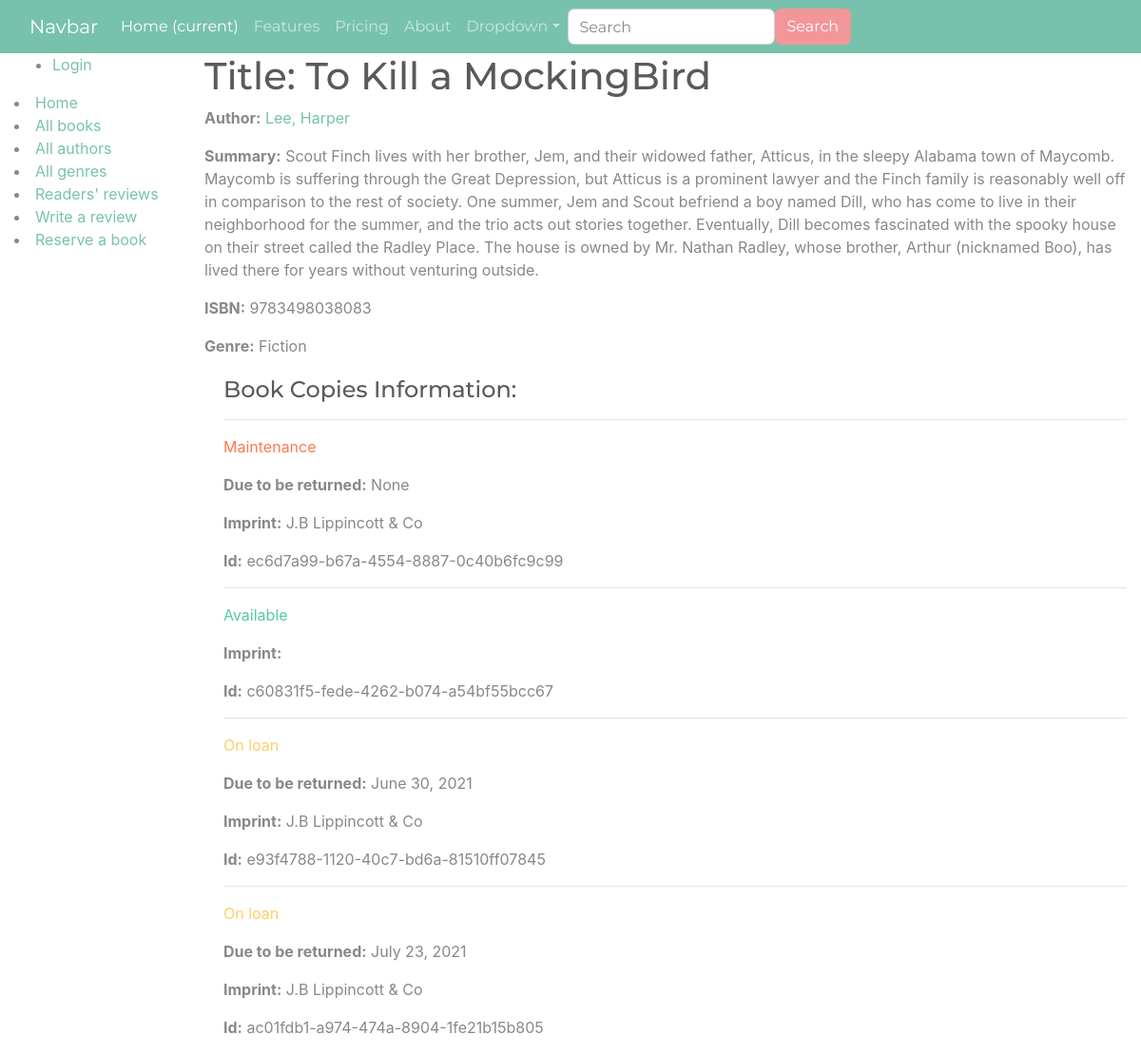
/catalog/book/3, run on the app's committed database.
### catalog/models.py (models this page shows, shortened)
class Book(models.Model):
    title = models.CharField(max_length=50)
    author = models.ForeignKey('Author', on_delete=models.SET_NULL, null=True)
    summary = models.TextField(
        max_length=1000, help_text='Enter a brief description of the book')
    isbn = models.CharField(
        'ISBN',
        max_length=13,
        unique=True,
        help_text=
        '13 Character <a href="https://www.isbn-international.org/content/what-isbn">ISBN number</a>'
    )
    genre = models.ManyToManyField(Genre,
                                   help_text='Select a genre for this book')

class Author(models.Model):
    first_name = models.CharField(max_length=100, )
    last_name = models.CharField(max_length=100)
    date_of_birth = models.DateField(null=True, blank=True, verbose_name="DOB")
    date_of_death = models.DateField('Died', null=True, blank=True)
    def get_absolute_url(self):
        return reverse('author-detail', args=[str(self.id)])
    def __str__(self):
        return f'{self.last_name}, {self.first_name}'

class Genre(models.Model):
    name = models.CharField(
        max_length=50,
        help_text="Enter a book genre (e.g. Non-Fiction, Fiction etc.)")
    def __str__(self):
        return self.name

class BookStatus(models.Model):
    id = models.UUIDField(
        primary_key=True,
        default=uuid.uuid4,
        help_text="Unique ID for this particular book across whole library")
    book = models.ForeignKey('Book', on_delete=models.RESTRICT, null=True)
    imprint = models.CharField(max_length=200)
    due_back = models.DateField(null=True, blank=True)
    borrower = models.ForeignKey(User,
                                 on_delete=models.SET_NULL,
                                 null=True,
                                 blank=True)
    LOAN_STATUS = (
        ('m', 'Maintenance'),
        ('o', 'On loan'),
        ('a', 'Available'),
        ('r', 'Reserved'),
    )
    status = models.CharField(max_length=1,
                              choices=LOAN_STATUS,
                              blank=False,
                              default='a')
    class Meta:
       permissions = (("can_mark_returned", "Set book as returned"),)
       ordering = ['due_back']
       verbose_name_plural = "Book Statuses"

### catalog/views.py (the view)
# urls.py: path('book/<int:primary_key>', views.book_detail, name='book-detail'),
def book_detail(request, primary_key):
  book = get_object_or_404(Book, pk=primary_key)
  return render(request, 'book_detail.html', context={'book': book})

### catalog/templates/book_detail.html (shortened to what this page needs)
<!DOCTYPE html>
<html lang="en">
<head>
{% extends "site_base.html" %}
{% block content %}
  <h1>Title: {{ book.title }}</h1>
  <p><strong>Author:</strong> <a href="{{ book.author.get_absolute_url }}">{{ book.author }}</a></p>
  <p><strong>Summary:</strong> {{ book.summary }}</p>
  <p><strong>ISBN:</strong> {{ book.isbn }}</p>
  <p><strong>Genre:</strong> {{ book.genre.all|join:", " }}</p>
  <div style="margin-left:20px;margin-top:20px">
    <h4>Book Copies Information:</h4>
    {% for copy in book.bookstatus_set.all %}
      <hr>
      <p class="{% if copy.status == 'a' %}text-success{% elif copy.status == 'm' %}text-danger{% else %}text-warning{% endif %}">
        {{ copy.get_status_display }}
      </p>
      {% if copy.status != 'a' %}
        <p><strong>Due to be returned:</strong> {{ copy.due_back }}</p>
      {% endif %}
      <p><strong>Imprint:</strong> {{ copy.imprint }}</p>
      <p class="text-muted"><strong>Id:</strong> {{ copy.id }}</p>
    {% endfor %}
  </div>
{% endblock %}

### data on the page
Book: title "To Kill a MockingBird", author "Lee, Harper", summary "Scout Finch lives with her brother, Jem, and their widowed father, Atticus, in the sleepy Alabama town of Maycomb. Maycomb is suffering through the Great Depression, but Atticus is a prominent lawyer and the Finch family is reasonably well off in comparison to the rest of society. One summer, Jem and Scout befriend a boy named Dill, who has come to live in their neighborhood for the summer, and the trio acts out stories together. Eventually, Dill becomes fascinated with the spooky house on their street called the Radley Place. The house is owned by Mr. Nathan Radley, whose brother, Arthur (nicknamed Boo), has lived there for years without venturing outside.", isbn "9783498038083", genre.all "Fiction"
BookStatus: status "Maintenance", due_back "None", imprint "J.B Lippincott & Co", id "ec6d7a99-b67a-4554-8887-0c40b6fc9c99"
BookStatus: status "Available", id "c60831f5-fede-4262-b074-a54bf55bcc67"
BookStatus: status "On loan", due_back "June 30, 2021", imprint "J.B Lippincott & Co", id "e93f4788-1120-40c7-bd6a-81510ff07845"
BookStatus: status "On loan", due_back "July 23, 2021", imprint "J.B Lippincott & Co", id "ac01fdb1-a974-474a-8904-1fe21b15b805"
